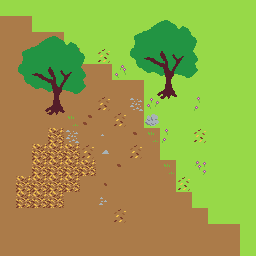

The image is a tile-based game level rendered from a .tmx file. Its description and complete source (layers, tilesets, objects, tile grids) follow:
An orthogonal 16x16 tile map with 16x16 px tiles, 2 tile layers (Tile Layer 2, Tile Layer 1).

<map version="1.2" tiledversion="1.3.2" orientation="orthogonal" renderorder="right-down" compressionlevel="-1" width="16" height="16" tilewidth="16" tileheight="16" infinite="0" nextlayerid="3" nextobjectid="1">
 <tileset firstgid="1" source="dgfg.tsx" />
 <layer id="2" name="Tile Layer 2" width="16" height="16">
  <data encoding="csv">
18,18,18,18,18,18,18,18,18,18,18,18,18,18,18,18,
66,66,18,18,18,18,18,18,18,18,18,18,18,18,18,18,
66,66,66,66,18,18,18,18,18,18,18,18,18,18,18,18,
66,66,66,66,66,18,18,18,18,18,18,18,18,18,18,18,
66,66,66,66,66,66,66,18,18,18,18,18,18,18,18,18,
66,66,66,66,66,66,66,66,66,18,18,18,18,18,18,18,
66,66,66,66,66,66,66,66,66,18,18,18,18,18,18,18,
66,66,66,66,66,66,66,66,66,18,18,18,18,18,18,18,
66,66,66,66,66,66,66,66,66,66,18,18,18,18,18,18,
66,66,66,66,66,66,66,66,66,66,18,18,18,18,18,18,
66,66,66,66,66,66,66,66,66,66,66,18,18,18,18,18,
66,66,66,66,66,66,66,66,66,66,66,18,18,18,18,18,
66,66,66,66,66,66,66,66,66,66,66,66,18,18,18,18,
66,66,66,66,66,66,66,66,66,66,66,66,66,18,18,18,
66,66,66,66,66,66,66,66,66,66,66,66,66,66,66,18,
66,66,66,66,66,66,66,66,66,66,66,66,66,66,66,18
</data>
 </layer>
 <layer id="1" name="Tile Layer 1" width="16" height="16">
  <data encoding="csv">
0,0,0,0,0,0,0,0,0,0,0,0,0,0,0,0,
0,0,0,0,0,0,0,0,11,12,13,14,15,0,0,0,
0,11,12,13,14,15,0,0,27,28,29,30,31,0,0,0,
0,27,28,29,30,31,53,0,43,44,45,46,47,0,0,0,
0,43,44,45,46,47,0,40,59,60,61,62,63,0,0,0,
0,59,60,61,62,63,0,0,75,76,77,78,79,0,0,0,
0,75,76,77,78,79,53,0,71,23,93,94,24,0,0,0,
0,91,92,93,55,68,0,53,0,7,0,0,0,0,0,0,
0,0,0,52,71,0,69,0,85,55,24,0,53,0,0,0,
0,0,52,52,52,53,54,0,53,0,0,0,0,0,0,0,
0,0,52,52,52,52,0,85,0,0,55,0,39,0,0,0,
0,52,52,52,52,0,84,0,0,0,0,53,0,0,0,0,
0,52,52,52,0,0,70,0,0,0,0,0,0,0,0,0,
0,0,0,0,0,0,0,53,0,0,0,0,0,0,0,0,
0,0,0,0,0,0,0,0,0,0,0,0,0,0,0,0,
0,0,0,0,0,0,0,0,0,0,0,0,0,0,0,0
</data>
 </layer>
</map>